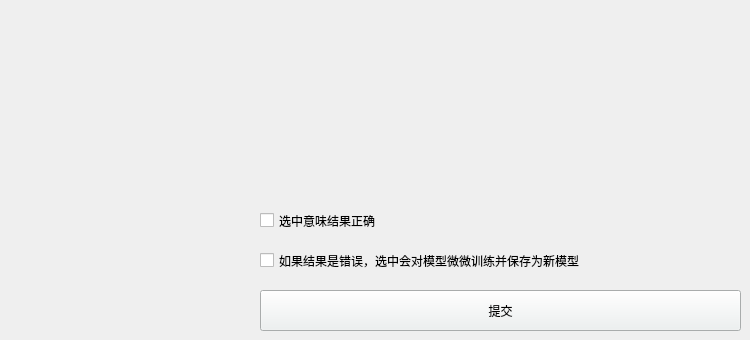
                     <widget class="QWidget" name="page_feedback">
                      <widget class="QCheckBox" name="checkBox_3">
                       <property name="enabled">
                        <bool>true</bool>
                       </property>
                       <property name="geometry">
                        <rect>
                         <x>260</x>
                         <y>200</y>
                         <width>171</width>
                         <height>41</height>
                        </rect>
                       </property>
                       <property name="text">
                        <string>选中意味结果正确</string>
                       </property>
                      </widget>
                      <widget class="QCheckBox" name="checkBox_4">
                       <property name="geometry">
                        <rect>
                         <x>260</x>
                         <y>250</y>
                         <width>461</width>
                         <height>21</height>
                        </rect>
                       </property>
                       <property name="text">
                        <string>如果结果是错误，选中会对模型微微训练并保存为新模型</string>
                       </property>
                      </widget>
                      <widget class="QPushButton" name="btn_page_feedback_submit">
                       <property name="enabled">
                        <bool>true</bool>
                       </property>
                       <property name="geometry">
                        <rect>
                         <x>260</x>
                         <y>290</y>
                         <width>481</width>
                         <height>41</height>
                        </rect>
                       </property>
                       <property name="minimumSize">
                        <size>
                         <width>131</width>
                         <height>41</height>
                        </size>
                       </property>
                       <property name="styleSheet">
                        <string notr="true">background-color: #ecf1f1;</string>
                       </property>
                       <property name="text">
                        <string>提交</string>
                       </property>
                       <property name="checkable">
                        <bool>false</bool>
                       </property>
                      </widget>
                     </widget>
